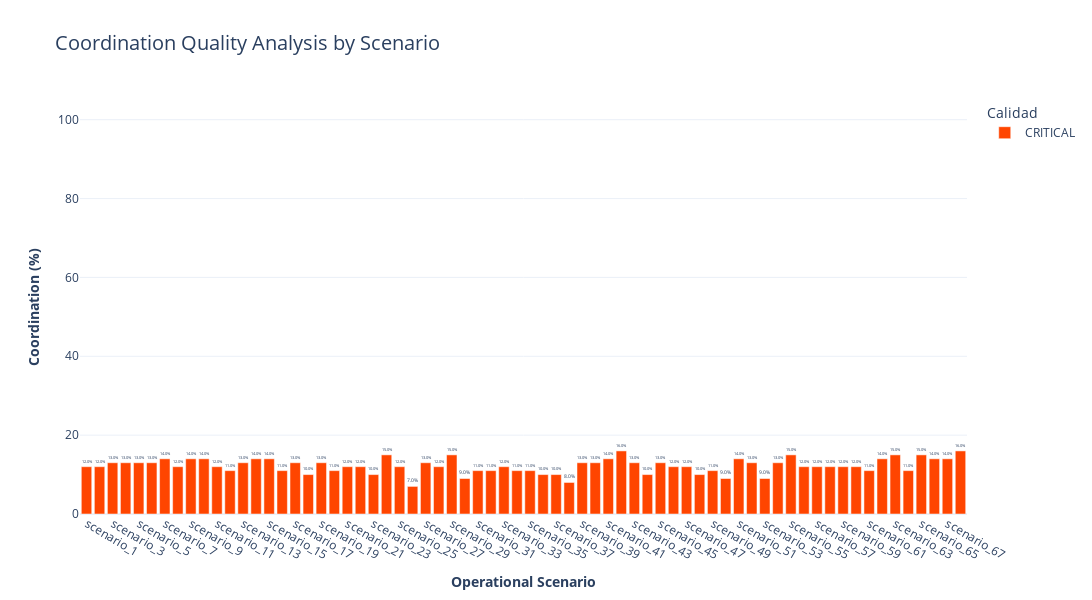
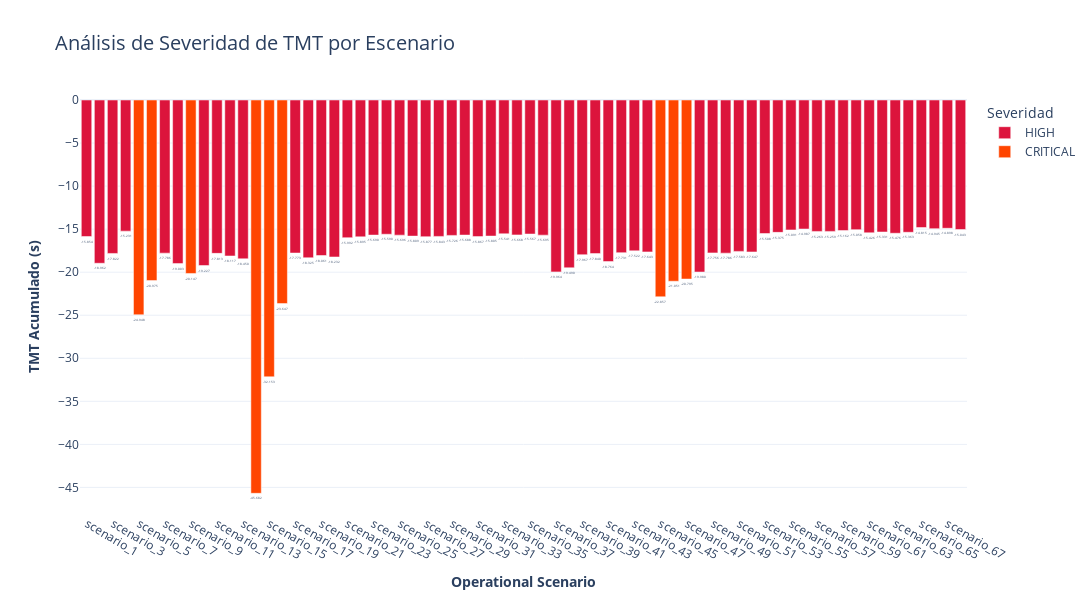
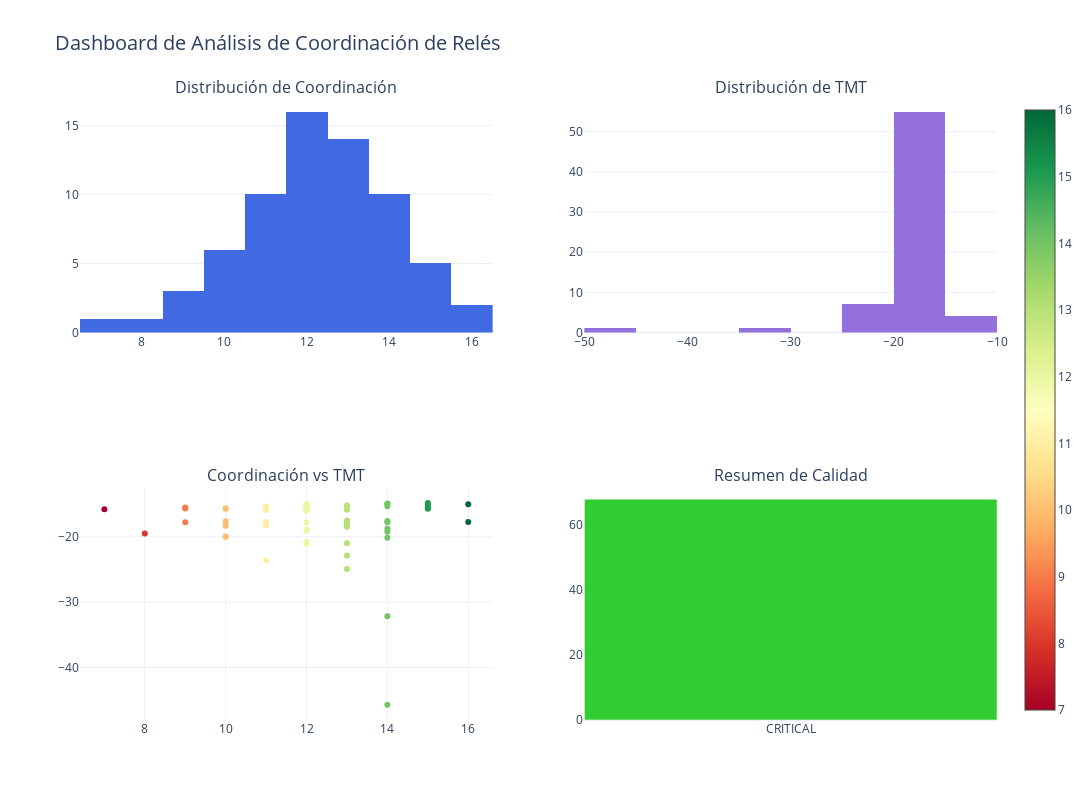

The notebook cell these images were saved under, in order:
### Code cell
# %% Generar y Mostrar Visualizaciones Esenciales
if df_results is not None and not df_results.empty:
    print("🎨 Generando visualizaciones esenciales...")
    
    # Generar solo las visualizaciones más importantes
    figures = create_essential_visualizations(df_results, config)
    
    print(f"✅ Se generaron {len(figures)} visualizaciones esenciales.")
    
    # Mostrar todas las visualizaciones esenciales
    print("\n📊 Mostrando visualizaciones:")
    for name, fig in figures:
        if fig is not None:
            print(f"   • Showing: {name}")
            fig.show()
else:
    print("❌ No hay datos para generar visualizaciones. Ejecuta primero la celda de análisis.")

### Figure 1 — Plotly figure (JSON) as saved in the notebook; plotly's stock layout.template omitted (floating-point values rounded to 4 significant figures; data arrays with more than 128 entries replaced by an {"elided": "..."} marker saying what was removed)
{"data": [{"customdata": {"elided": "68x3 float values"}, "hovertemplate": "Calidad=CRITICAL<br>Operational Scenario=%{x}<br>Coordination (%)=%{text}<br>Pares Coordinados=%{customdata[0]}<br>Pares Descoordinados=%{customdata[1]}<br>TMT=%{customdata[2]}<extra></extra>", "legendgroup": "CRITICAL", "marker": {"color": "#FF4500", "pattern": {"shape": ""}}, "name": "CRITICAL", "orientation": "v", "showlegend": true, "text": [12.0, 12.0, 13.0, 13.0, 13.0, 13.0, 14.0, 12.0, 14.0, 14.0, 12.0, 11.0, 13.0, 14.0, 14.0, 11.0, 13.0, 10.0, 13.0, 11.0, 12.0, 12.0, 10.0, 15.0, 12.0, 7.0, 13.0, 12.0, 15.0, 9.0, 11.0, 11.0, 12.0, 11.0, 11.0, 10.0, 10.0, 8.0, 13.0, 13.0, 14.0, 16.0, 13.0, 10.0, 13.0, 12.0, 12.0, 10.0, 11.0, 9.0, 14.0, 13.0, 9.0, 13.0, 15.0, 12.0, 12.0, 12.0, 12.0, 12.0, 11.0, 14.0, 15.0, 11.0, 15.0, 14.0, 14.0, 16.0], "textfont": {"size": 10}, "textposition": "outside", "texttemplate": "%{text:.1f}%", "type": "bar", "x": ["scenario_1", "scenario_2", "scenario_3", "scenario_4", "scenario_5", "scenario_6", "scenario_7", "scenario_8", "scenario_9", "scenario_10", "scenario_11", "scenario_12", "scenario_13", "scenario_14", "scenario_15", "scenario_16", "scenario_17", "scenario_18", "scenario_19", "scenario_20", "scenario_21", "scenario_22", "scenario_23", "scenario_24", "scenario_25", "scenario_26", "scenario_27", "scenario_28", "scenario_29", "scenario_30", "scenario_31", "scenario_32", "scenario_33", "scenario_34", "scenario_35", "scenario_36", "scenario_37", "scenario_38", "scenario_39", "scenario_40", "scenario_41", "scenario_42", "scenario_43", "scenario_44", "scenario_45", "scenario_46", "scenario_47", "scenario_48", "scenario_49", "scenario_50", "scenario_51", "scenario_52", "scenario_53", "scenario_54", "scenario_55", "scenario_56", "scenario_57", "scenario_58", "scenario_59", "scenario_60", "scenario_61", "scenario_62", "scenario_63", "scenario_64", "scenario_65", "scenario_66", "scenario_67", "scenario_68"], "xaxis": "x", "y": [12.0, 12.0, 13.0, 13.0, 13.0, 13.0, 14.0, 12.0, 14.0, 14.0, 12.0, 11.0, 13.0, 14.0, 14.0, 11.0, 13.0, 10.0, 13.0, 11.0, 12.0, 12.0, 10.0, 15.0, 12.0, 7.0, 13.0, 12.0, 15.0, 9.0, 11.0, 11.0, 12.0, 11.0, 11.0, 10.0, 10.0, 8.0, 13.0, 13.0, 14.0, 16.0, 13.0, 10.0, 13.0, 12.0, 12.0, 10.0, 11.0, 9.0, 14.0, 13.0, 9.0, 13.0, 15.0, 12.0, 12.0, 12.0, 12.0, 12.0, 11.0, 14.0, 15.0, 11.0, 15.0, 14.0, 14.0, 16.0], "yaxis": "y"}], "layout": {"barmode": "relative", "height": 600, "legend": {"title": {"text": "Calidad"}, "tracegroupgap": 0}, "margin": {"b": 80, "l": 80, "r": 50, "t": 100}, "title": {"font": {"size": 20}, "text": "Coordination Quality Analysis by Scenario"}, "width": 1200, "xaxis": {"anchor": "y", "categoryarray": ["scenario_1", "scenario_2", "scenario_3", "scenario_4", "scenario_5", "scenario_6", "scenario_7", "scenario_8", "scenario_9", "scenario_10", "scenario_11", "scenario_12", "scenario_13", "scenario_14", "scenario_15", "scenario_16", "scenario_17", "scenario_18", "scenario_19", "scenario_20", "scenario_21", "scenario_22", "scenario_23", "scenario_24", "scenario_25", "scenario_26", "scenario_27", "scenario_28", "scenario_29", "scenario_30", "scenario_31", "scenario_32", "scenario_33", "scenario_34", "scenario_35", "scenario_36", "scenario_37", "scenario_38", "scenario_39", "scenario_40", "scenario_41", "scenario_42", "scenario_43", "scenario_44", "scenario_45", "scenario_46", "scenario_47", "scenario_48", "scenario_49", "scenario_50", "scenario_51", "scenario_52", "scenario_53", "scenario_54", "scenario_55", "scenario_56", "scenario_57", "scenario_58", "scenario_59", "scenario_60", "scenario_61", "scenario_62", "scenario_63", "scenario_64", "scenario_65", "scenario_66", "scenario_67", "scenario_68"], "categoryorder": "array", "domain": [0, 1], "title": {"text": "<b>Operational Scenario</b>"}}, "yaxis": {"anchor": "x", "domain": [0, 1], "range": [0, 105], "title": {"text": "<b>Coordination (%)</b>"}}}}

### Figure 2 — Plotly figure (JSON) as saved in the notebook; plotly's stock layout.template omitted (floating-point values rounded to 4 significant figures; data arrays with more than 128 entries replaced by an {"elided": "..."} marker saying what was removed)
{"data": [{"customdata": {"elided": "59x3 float values"}, "hovertemplate": "Severidad=HIGH<br>Operational Scenario=%{x}<br>TMT Acumulado (s)=%{text}<br>Porcentaje Coordinación=%{customdata[0]}<br>Pares Coordinados=%{customdata[1]}<br>Pares Descoordinados=%{customdata[2]}<extra></extra>", "legendgroup": "HIGH", "marker": {"color": "#DC143C", "pattern": {"shape": ""}}, "name": "HIGH", "orientation": "v", "showlegend": true, "text": [-15.85, -18.96, -17.82, -15.23, -17.79, -19.0, -19.23, -17.81, -18.12, -18.45, -17.77, -18.33, -18.06, -18.23, -15.99, -15.89, -15.69, -15.59, -15.7, -15.81, -15.88, -15.84, -15.73, -15.69, -15.87, -15.8, -15.54, -15.67, -15.57, -15.7, -19.96, -19.49, -17.97, -17.84, -18.76, -17.73, -17.52, -17.64, -19.98, -17.76, -17.79, -17.58, -17.65, -15.51, -15.37, -15.09, -14.99, -15.26, -15.26, -15.16, -15.06, -15.43, -15.33, -15.48, -15.36, -14.82, -14.94, -14.9, -15.04], "textfont": {"size": 10}, "textposition": "outside", "texttemplate": "%{text:.3f}", "type": "bar", "x": ["scenario_1", "scenario_2", "scenario_3", "scenario_4", "scenario_7", "scenario_8", "scenario_10", "scenario_11", "scenario_12", "scenario_13", "scenario_17", "scenario_18", "scenario_19", "scenario_20", "scenario_21", "scenario_22", "scenario_23", "scenario_24", "scenario_25", "scenario_26", "scenario_27", "scenario_28", "scenario_29", "scenario_30", "scenario_31", "scenario_32", "scenario_33", "scenario_34", "scenario_35", "scenario_36", "scenario_37", "scenario_38", "scenario_39", "scenario_40", "scenario_41", "scenario_42", "scenario_43", "scenario_44", "scenario_48", "scenario_49", "scenario_50", "scenario_51", "scenario_52", "scenario_53", "scenario_54", "scenario_55", "scenario_56", "scenario_57", "scenario_58", "scenario_59", "scenario_60", "scenario_61", "scenario_62", "scenario_63", "scenario_64", "scenario_65", "scenario_66", "scenario_67", "scenario_68"], "xaxis": "x", "y": [-15.85, -18.96, -17.82, -15.23, -17.79, -19.0, -19.23, -17.81, -18.12, -18.45, -17.77, -18.33, -18.06, -18.23, -15.99, -15.89, -15.69, -15.59, -15.7, -15.81, -15.88, -15.84, -15.73, -15.69, -15.87, -15.8, -15.54, -15.67, -15.57, -15.7, -19.96, -19.49, -17.97, -17.84, -18.76, -17.73, -17.52, -17.64, -19.98, -17.76, -17.79, -17.58, -17.65, -15.51, -15.37, -15.09, -14.99, -15.26, -15.26, -15.16, -15.06, -15.43, -15.33, -15.48, -15.36, -14.82, -14.94, -14.9, -15.04], "yaxis": "y"}, {"customdata": [[13.0, 13.0, 87.0], [13.0, 13.0, 87.0], [14.0, 14.0, 86.0], [14.0, 14.0, 86.0], [14.0, 14.0, 86.0], [11.0, 11.0, 89.0], [13.0, 13.0, 87.0], [12.0, 12.0, 88.0], [12.0, 12.0, 88.0]], "hovertemplate": "Severidad=CRITICAL<br>Operational Scenario=%{x}<br>TMT Acumulado (s)=%{text}<br>Porcentaje Coordinación=%{customdata[0]}<br>Pares Coordinados=%{customdata[1]}<br>Pares Descoordinados=%{customdata[2]}<extra></extra>", "legendgroup": "CRITICAL", "marker": {"color": "#FF4500", "pattern": {"shape": ""}}, "name": "CRITICAL", "orientation": "v", "showlegend": true, "text": [-24.95, -20.97, -20.15, -45.68, -32.15, -23.65, -22.86, -21.05, -20.79], "textfont": {"size": 10}, "textposition": "outside", "texttemplate": "%{text:.3f}", "type": "bar", "x": ["scenario_5", "scenario_6", "scenario_9", "scenario_14", "scenario_15", "scenario_16", "scenario_45", "scenario_46", "scenario_47"], "xaxis": "x", "y": [-24.95, -20.97, -20.15, -45.68, -32.15, -23.65, -22.86, -21.05, -20.79], "yaxis": "y"}], "layout": {"barmode": "relative", "height": 600, "legend": {"title": {"text": "Severidad"}, "tracegroupgap": 0}, "margin": {"b": 80, "l": 80, "r": 50, "t": 100}, "title": {"font": {"size": 20}, "text": "Análisis de Severidad de TMT por Escenario"}, "width": 1200, "xaxis": {"anchor": "y", "categoryarray": ["scenario_1", "scenario_2", "scenario_3", "scenario_4", "scenario_5", "scenario_6", "scenario_7", "scenario_8", "scenario_9", "scenario_10", "scenario_11", "scenario_12", "scenario_13", "scenario_14", "scenario_15", "scenario_16", "scenario_17", "scenario_18", "scenario_19", "scenario_20", "scenario_21", "scenario_22", "scenario_23", "scenario_24", "scenario_25", "scenario_26", "scenario_27", "scenario_28", "scenario_29", "scenario_30", "scenario_31", "scenario_32", "scenario_33", "scenario_34", "scenario_35", "scenario_36", "scenario_37", "scenario_38", "scenario_39", "scenario_40", "scenario_41", "scenario_42", "scenario_43", "scenario_44", "scenario_45", "scenario_46", "scenario_47", "scenario_48", "scenario_49", "scenario_50", "scenario_51", "scenario_52", "scenario_53", "scenario_54", "scenario_55", "scenario_56", "scenario_57", "scenario_58", "scenario_59", "scenario_60", "scenario_61", "scenario_62", "scenario_63", "scenario_64", "scenario_65", "scenario_66", "scenario_67", "scenario_68"], "categoryorder": "array", "domain": [0, 1], "title": {"text": "<b>Operational Scenario</b>"}}, "yaxis": {"anchor": "x", "domain": [0, 1], "title": {"text": "<b>TMT Acumulado (s)</b>"}}}}

### Figure 3 — Plotly figure (JSON) as saved in the notebook; plotly's stock layout.template omitted (floating-point values rounded to 4 significant figures)
{"data": [{"marker": {"color": "#4169E1"}, "name": "Coordinación", "nbinsx": 15, "type": "histogram", "x": [12.0, 12.0, 13.0, 13.0, 13.0, 13.0, 14.0, 12.0, 14.0, 14.0, 12.0, 11.0, 13.0, 14.0, 14.0, 11.0, 13.0, 10.0, 13.0, 11.0, 12.0, 12.0, 10.0, 15.0, 12.0, 7.0, 13.0, 12.0, 15.0, 9.0, 11.0, 11.0, 12.0, 11.0, 11.0, 10.0, 10.0, 8.0, 13.0, 13.0, 14.0, 16.0, 13.0, 10.0, 13.0, 12.0, 12.0, 10.0, 11.0, 9.0, 14.0, 13.0, 9.0, 13.0, 15.0, 12.0, 12.0, 12.0, 12.0, 12.0, 11.0, 14.0, 15.0, 11.0, 15.0, 14.0, 14.0, 16.0], "xaxis": "x", "yaxis": "y"}, {"marker": {"color": "#9370DB"}, "name": "TMT", "nbinsx": 15, "type": "histogram", "x": [-15.85, -18.96, -17.82, -15.23, -24.95, -20.97, -17.79, -19.0, -20.15, -19.23, -17.81, -18.12, -18.45, -45.68, -32.15, -23.65, -17.77, -18.33, -18.06, -18.23, -15.99, -15.89, -15.69, -15.59, -15.7, -15.81, -15.88, -15.84, -15.73, -15.69, -15.87, -15.8, -15.54, -15.67, -15.57, -15.7, -19.96, -19.49, -17.97, -17.84, -18.76, -17.73, -17.52, -17.64, -22.86, -21.05, -20.79, -19.98, -17.76, -17.79, -17.58, -17.65, -15.51, -15.37, -15.09, -14.99, -15.26, -15.26, -15.16, -15.06, -15.43, -15.33, -15.48, -15.36, -14.82, -14.94, -14.9, -15.04], "xaxis": "x2", "yaxis": "y2"}, {"marker": {"color": [12.0, 12.0, 13.0, 13.0, 13.0, 13.0, 14.0, 12.0, 14.0, 14.0, 12.0, 11.0, 13.0, 14.0, 14.0, 11.0, 13.0, 10.0, 13.0, 11.0, 12.0, 12.0, 10.0, 15.0, 12.0, 7.0, 13.0, 12.0, 15.0, 9.0, 11.0, 11.0, 12.0, 11.0, 11.0, 10.0, 10.0, 8.0, 13.0, 13.0, 14.0, 16.0, 13.0, 10.0, 13.0, 12.0, 12.0, 10.0, 11.0, 9.0, 14.0, 13.0, 9.0, 13.0, 15.0, 12.0, 12.0, 12.0, 12.0, 12.0, 11.0, 14.0, 15.0, 11.0, 15.0, 14.0, 14.0, 16.0], "colorscale": [[0, "rgb(165,0,38)"], [0.1, "rgb(215,48,39)"], [0.2, "rgb(244,109,67)"], [0.3, "rgb(253,174,97)"], [0.4, "rgb(254,224,139)"], [0.5, "rgb(255,255,191)"], [0.6, "rgb(217,239,139)"], [0.7, "rgb(166,217,106)"], [0.8, "rgb(102,189,99)"], [0.9, "rgb(26,152,80)"], [1, "rgb(0,104,55)"]], "showscale": true, "size": 6}, "mode": "markers", "name": "Escenarios", "text": ["scenario_1", "scenario_2", "scenario_3", "scenario_4", "scenario_5", "scenario_6", "scenario_7", "scenario_8", "scenario_9", "scenario_10", "scenario_11", "scenario_12", "scenario_13", "scenario_14", "scenario_15", "scenario_16", "scenario_17", "scenario_18", "scenario_19", "scenario_20", "scenario_21", "scenario_22", "scenario_23", "scenario_24", "scenario_25", "scenario_26", "scenario_27", "scenario_28", "scenario_29", "scenario_30", "scenario_31", "scenario_32", "scenario_33", "scenario_34", "scenario_35", "scenario_36", "scenario_37", "scenario_38", "scenario_39", "scenario_40", "scenario_41", "scenario_42", "scenario_43", "scenario_44", "scenario_45", "scenario_46", "scenario_47", "scenario_48", "scenario_49", "scenario_50", "scenario_51", "scenario_52", "scenario_53", "scenario_54", "scenario_55", "scenario_56", "scenario_57", "scenario_58", "scenario_59", "scenario_60", "scenario_61", "scenario_62", "scenario_63", "scenario_64", "scenario_65", "scenario_66", "scenario_67", "scenario_68"], "type": "scatter", "x": [12.0, 12.0, 13.0, 13.0, 13.0, 13.0, 14.0, 12.0, 14.0, 14.0, 12.0, 11.0, 13.0, 14.0, 14.0, 11.0, 13.0, 10.0, 13.0, 11.0, 12.0, 12.0, 10.0, 15.0, 12.0, 7.0, 13.0, 12.0, 15.0, 9.0, 11.0, 11.0, 12.0, 11.0, 11.0, 10.0, 10.0, 8.0, 13.0, 13.0, 14.0, 16.0, 13.0, 10.0, 13.0, 12.0, 12.0, 10.0, 11.0, 9.0, 14.0, 13.0, 9.0, 13.0, 15.0, 12.0, 12.0, 12.0, 12.0, 12.0, 11.0, 14.0, 15.0, 11.0, 15.0, 14.0, 14.0, 16.0], "xaxis": "x3", "y": [-15.85, -18.96, -17.82, -15.23, -24.95, -20.97, -17.79, -19.0, -20.15, -19.23, -17.81, -18.12, -18.45, -45.68, -32.15, -23.65, -17.77, -18.33, -18.06, -18.23, -15.99, -15.89, -15.69, -15.59, -15.7, -15.81, -15.88, -15.84, -15.73, -15.69, -15.87, -15.8, -15.54, -15.67, -15.57, -15.7, -19.96, -19.49, -17.97, -17.84, -18.76, -17.73, -17.52, -17.64, -22.86, -21.05, -20.79, -19.98, -17.76, -17.79, -17.58, -17.65, -15.51, -15.37, -15.09, -14.99, -15.26, -15.26, -15.16, -15.06, -15.43, -15.33, -15.48, -15.36, -14.82, -14.94, -14.9, -15.04], "yaxis": "y3"}, {"marker": {"color": ["#32CD32"]}, "name": "Calidad", "type": "bar", "x": ["CRITICAL"], "xaxis": "x4", "y": [68], "yaxis": "y4"}], "layout": {"annotations": [{"font": {"size": 16}, "showarrow": false, "text": "Distribución de Coordinación", "x": 0.225, "xanchor": "center", "xref": "paper", "y": 1, "yanchor": "bottom", "yref": "paper"}, {"font": {"size": 16}, "showarrow": false, "text": "Distribución de TMT", "x": 0.775, "xanchor": "center", "xref": "paper", "y": 1, "yanchor": "bottom", "yref": "paper"}, {"font": {"size": 16}, "showarrow": false, "text": "Coordinación vs TMT", "x": 0.225, "xanchor": "center", "xref": "paper", "y": 0.375, "yanchor": "bottom", "yref": "paper"}, {"font": {"size": 16}, "showarrow": false, "text": "Resumen de Calidad", "x": 0.775, "xanchor": "center", "xref": "paper", "y": 0.375, "yanchor": "bottom", "yref": "paper"}], "height": 800, "showlegend": false, "title": {"font": {"size": 20}, "text": "Dashboard de Análisis de Coordinación de Relés"}, "width": 1400, "xaxis": {"anchor": "y", "domain": [0, 0.45]}, "xaxis2": {"anchor": "y2", "domain": [0.55, 1]}, "xaxis3": {"anchor": "y3", "domain": [0, 0.45]}, "xaxis4": {"anchor": "y4", "domain": [0.55, 1]}, "yaxis": {"anchor": "x", "domain": [0.625, 1]}, "yaxis2": {"anchor": "x2", "domain": [0.625, 1]}, "yaxis3": {"anchor": "x3", "domain": [0, 0.375]}, "yaxis4": {"anchor": "x4", "domain": [0, 0.375]}}}
